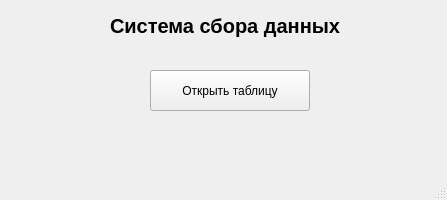
<?xml version="1.0" encoding="UTF-8"?>
<ui version="4.0">
 <class>MainWindow</class>
 <widget class="QMainWindow" name="MainWindow">
  <property name="geometry">
   <rect>
    <x>0</x>
    <y>0</y>
    <width>447</width>
    <height>200</height>
   </rect>
  </property>
  <property name="minimumSize">
   <size>
    <width>400</width>
    <height>200</height>
   </size>
  </property>
  <property name="windowTitle">
   <string>MainWindow</string>
  </property>
  <widget class="QWidget" name="centralwidget">
   <widget class="QLabel" name="label">
    <property name="geometry">
     <rect>
      <x>110</x>
      <y>0</y>
      <width>281</width>
      <height>51</height>
     </rect>
    </property>
    <property name="styleSheet">
     <string notr="true">#label {
	font: 20px;
	font: bold;
}</string>
    </property>
    <property name="text">
     <string>Система сбора данных</string>
    </property>
   </widget>
   <widget class="QPushButton" name="tableButton">
    <property name="geometry">
     <rect>
      <x>150</x>
      <y>70</y>
      <width>160</width>
      <height>41</height>
     </rect>
    </property>
    <property name="minimumSize">
     <size>
      <width>160</width>
      <height>40</height>
     </size>
    </property>
    <property name="text">
     <string>Открыть таблицу</string>
    </property>
   </widget>
  </widget>
  <widget class="QMenuBar" name="menubar">
   <property name="geometry">
    <rect>
     <x>0</x>
     <y>0</y>
     <width>447</width>
     <height>26</height>
    </rect>
   </property>
  </widget>
  <widget class="QStatusBar" name="statusbar"/>
 </widget>
 <resources/>
 <connections/>
</ui>
